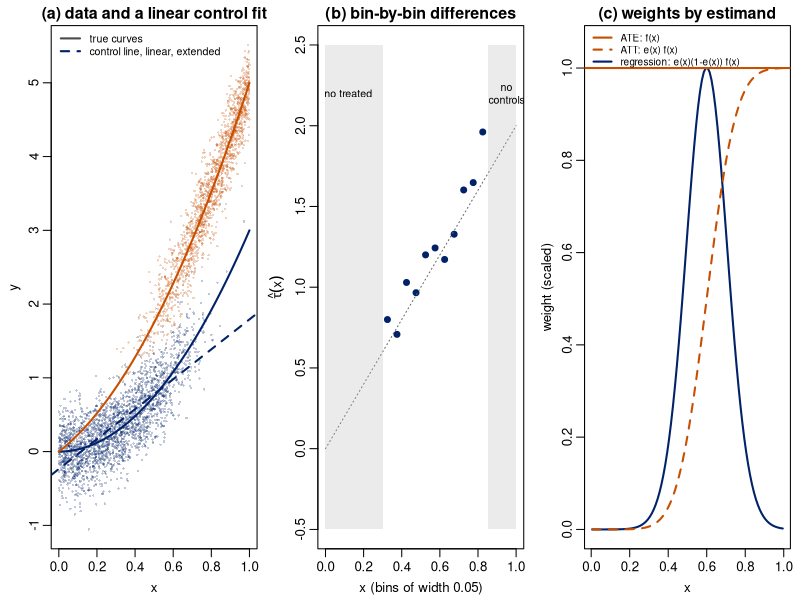
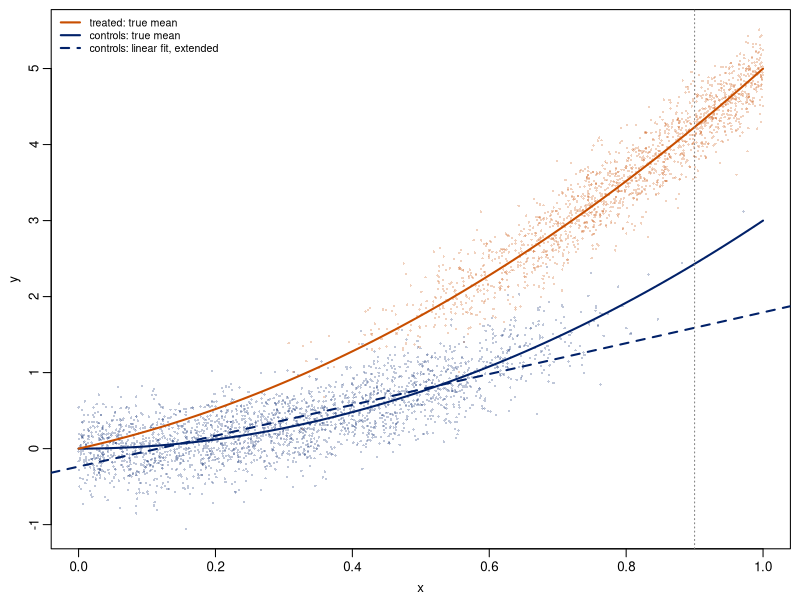

These figures' R source, in order:
## Week 6 -- continuous X: fuzzy matching versus extrapolation.
## Every number on the "Fuzzy Matching" and "Extrapolation" frames comes from here.
##   Rscript figs/w6_fuzzy.R
set.seed(723)
n <- 4000
X <- runif(n)
e <- pnorm((X - 0.6) / 0.12)            # steep; overlap roughly x in [0.3, 0.9]; no controls above 0.9
D <- rbinom(n, 1, e)
m0 <- function(x) 3 * x^2               # curved control surface
tauf <- function(x) 2 * x               # effect grows with x: ATE = 1
Y <- m0(X) + tauf(X) * D + rnorm(n, 0, 0.3)
dat <- data.frame(X, D, Y)

## ---- truths in this sample ----------------------------------------------------
ATE <- mean(tauf(X)); ATT <- mean(tauf(X[D == 1])); ATU <- mean(tauf(X[D == 0]))

## ---- fuzzy matching: bins of width h are the cells ---------------------------
h <- 0.05
bin <- cut(X, seq(0, 1, h), include.lowest = TRUE)
tab <- aggregate(cbind(n1 = D, n0 = 1 - D, y1 = Y * D, y0 = Y * (1 - D)) ~ bin, data.frame(bin, D, Y), sum)
tab$n <- tab$n1 + tab$n0
## a bin counts as matched only with at least 5 units in each arm (one stray control is not overlap)
tab$tau <- ifelse(tab$n1 >= 5 & tab$n0 >= 5, tab$y1 / tab$n1 - tab$y0 / tab$n0, NA)
ok <- !is.na(tab$tau)
mid <- seq(h / 2, 1 - h / 2, h)
overlap <- range(mid[ok])
match_ate <- sum(tab$tau[ok] * tab$n[ok]) / sum(tab$n[ok])      # ATE on the overlap population
match_att <- sum(tab$tau[ok] * tab$n1[ok]) / sum(tab$n1[ok])    # ATT on matchable treated
ATE_overlap <- mean(tauf(X[X >= overlap[1] - h/2 & X <= overlap[2] + h/2]))
cat(sprintf("bins with both arms: %d of %d, x in [%.2f, %.2f]; units in them: %d of %d (%.0f%%); treated outside: %d of %d\n",
            sum(ok), nrow(tab), overlap[1] - h/2, overlap[2] + h/2, sum(tab$n[ok]), n,
            100 * sum(tab$n[ok]) / n, sum(tab$n1[!ok]), sum(D)))

## ---- regression: the coefficient, and g-computation --------------------------
ols_lin  <- coef(lm(Y ~ D + X, dat))["D"]              # tau_R with a linear control for x
ols_quad <- coef(lm(Y ~ D + X + I(X^2), dat))["D"]     # tau_R with the right curvature, still one coefficient
gcomp <- function(form) {                              # separate model per arm, impute both, average
  f1 <- lm(form, dat[dat$D == 1, ]); f0 <- lm(form, dat[dat$D == 0, ])
  d <- predict(f1, dat) - predict(f0, dat)
  c(ATE = mean(d), ATT = mean(d[dat$D == 1]))
}
g_lin  <- gcomp(Y ~ X)
g_quad <- gcomp(Y ~ X + I(X^2))
## what the linear control model says at x = 0.95, where there are no controls
f0_lin <- lm(Y ~ X, dat[dat$D == 0, ]); f0_quad <- lm(Y ~ X + I(X^2), dat[dat$D == 0, ])
cat(sprintf("controls with x > 0.9: %d.  At x = 0.95: true m0 = %.2f; linear fit extrapolates %.2f; quadratic fit %.2f\n",
            sum(D == 0 & X > 0.9), m0(0.95), predict(f0_lin, data.frame(X = 0.95)), predict(f0_quad, data.frame(X = 0.95))))
## regression weights
xs <- seq(0.005, 0.995, 0.01); ex <- pnorm((xs - 0.6) / 0.12); w_reg <- ex * (1 - ex) / sum(ex * (1 - ex))
cat(sprintf("share of regression weight on x in [0.45, 0.75]: %.2f (ATE weight on it: 0.30)\n", sum(w_reg[xs >= 0.45 & xs <= 0.75])))

res <- rbind(
  c("truth, whole sample",          ATE, ATT),
  c("truth, overlap population",     ATE_overlap, NA),
  c("binned matching, overlap only", match_ate, match_att),
  c("OLS coefficient, linear in x",  ols_lin, NA),
  c("OLS coefficient, x and x^2",    ols_quad, NA),
  c("g-computation, linear per arm", g_lin["ATE"], g_lin["ATT"]),
  c("g-computation, quadratic per arm", g_quad["ATE"], g_quad["ATT"]))
colnames(res) <- c("estimator", "ATE", "ATT"); print(res, quote = FALSE)

## ---- figure ---------------------------------------------------------------
pdf("figs/fuzzy.pdf", width = 8.4, height = 2.6)
par(mfrow = c(1, 3), mar = c(3.2, 3.2, 1.6, 0.6), mgp = c(1.9, 0.6, 0), cex = 0.8)
plot(X, Y, col = ifelse(D == 1, adjustcolor("#C84E00", 0.25), adjustcolor("#012169", 0.25)),
     pch = 16, cex = 0.4, xlab = "x", ylab = "y", main = "(a) data and a linear control fit")
curve(m0(x), add = TRUE, col = "#012169", lwd = 2)
curve(m0(x) + tauf(x), add = TRUE, col = "#C84E00", lwd = 2)
abline(f0_lin, col = "#012169", lwd = 2, lty = 2)
legend("topleft", bty = "n", cex = 0.8, lwd = 2, lty = c(1, 2), col = c("gray30", "#012169"),
       legend = c("true curves", "control line, linear, extended"))
plot(mid, tab$tau, pch = 19, col = "#012169", ylim = c(-0.5, 2.5), xlim = c(0, 1),
     xlab = "x (bins of width 0.05)", ylab = expression(hat(tau)(x)), main = "(b) bin-by-bin differences")
curve(tauf(x), add = TRUE, lty = 3, col = "gray40")
rect(overlap[2] + h/2, -0.5, 1, 2.5, col = adjustcolor("gray", 0.3), border = NA)
rect(0, -0.5, overlap[1] - h/2, 2.5, col = adjustcolor("gray", 0.3), border = NA)
text(0.95, 2.2, "no\ncontrols", cex = 0.8); text(0.12, 2.2, "no treated", cex = 0.8)
plot(xs, w_reg / max(w_reg), type = "l", lwd = 2, col = "#012169", ylim = c(0, 1.05),
     xlab = "x", ylab = "weight (scaled)", main = "(c) weights by estimand")
abline(h = 1, lwd = 2, col = "#C84E00")
lines(xs, ex / max(ex), lwd = 2, col = "#C84E00", lty = 2)
legend("topleft", bty = "n", cex = 0.75, lwd = 2, lty = c(1, 2, 1), col = c("#C84E00", "#C84E00", "#012169"),
       legend = c("ATE: f(x)", "ATT: e(x) f(x)", "regression: e(x)(1-e(x)) f(x)"))
dev.off()

## ---- 7. what OLS does with a continuous x: the two implicit models ---------
## OLS of Y on D and x residualizes D on the LINEAR projection of D on x,
## i.e. an implicit linear probability model for e(x). Check the decomposition
##   tau_OLS = { E[e(x)(1 - e_lin(x)) tau(x)] + E[(e(x) - e_lin(x)) m0(x)] } / E[(D - e_lin(x))^2]
## Sample version, exact: with D-check = D - e_lin(x) and Y = m0(x) + tau(x) D + eps,
##   tau_OLS = mean(D-check * Y) / mean(D-check^2)
##           = [ mean(D-check * D * tau(x)) + mean(D-check * m0(x)) + mean(D-check * eps) ] / mean(D-check^2)
eps <- Y - m0(X) - tauf(X) * D
decomp <- function(e_hat, label) {
  dch <- D - e_hat; den <- mean(dch^2)
  parts <- c(weighted_tau = mean(dch * D * tauf(X)) / den,
             form_bias    = mean(dch * m0(X)) / den,
             noise        = mean(dch * eps) / den)
  cat(sprintf("%s: coefficient %.3f = weighted tau %.3f + functional-form bias %.3f + noise %.3f\n",
              label, sum(parts), parts[1], parts[2], parts[3]))
  invisible(parts)
}
e_lin <- fitted(lm(D ~ X, dat))                       # implicit propensity: linear in x
decomp(e_lin, "OLS linear in x")
cat(sprintf("implicit linear propensity ranges [%.2f, %.2f]; share of weight D(1 - e_lin) on x in [0.45, 0.75]: %.2f\n",
            min(e_lin), max(e_lin), sum((D * (1 - e_lin))[X >= .45 & X <= .75]) / sum(D * (1 - e_lin))))
e_q <- fitted(lm(D ~ X + I(X^2), dat))                # implicit propensity: quadratic
decomp(e_q, "OLS with x and x^2")                     # m0 = 3x^2 is in the span, so the bias term vanishes

## single-panel figure for the g-computation frame: data, truth, and the linear control fit
pdf("figs/fuzzy_gcomp.pdf", width = 4.6, height = 2.7)
par(mar = c(3.2, 3.2, 0.6, 0.6), mgp = c(1.9, 0.6, 0), cex = 0.8)
plot(X, Y, col = ifelse(D == 1, adjustcolor("#C84E00", 0.25), adjustcolor("#012169", 0.25)),
     pch = 16, cex = 0.4, xlab = "x", ylab = "y")
curve(m0(x), add = TRUE, col = "#012169", lwd = 2)
curve(m0(x) + tauf(x), add = TRUE, col = "#C84E00", lwd = 2)
abline(f0_lin, col = "#012169", lwd = 2, lty = 2)
abline(v = 0.9, lty = 3, col = "gray50")
legend("topleft", bty = "n", cex = 0.8, lwd = 2, lty = c(1, 1, 2), col = c("#C84E00", "#012169", "#012169"),
       legend = c("treated: true mean", "controls: true mean", "controls: linear fit, extended"))
dev.off()
